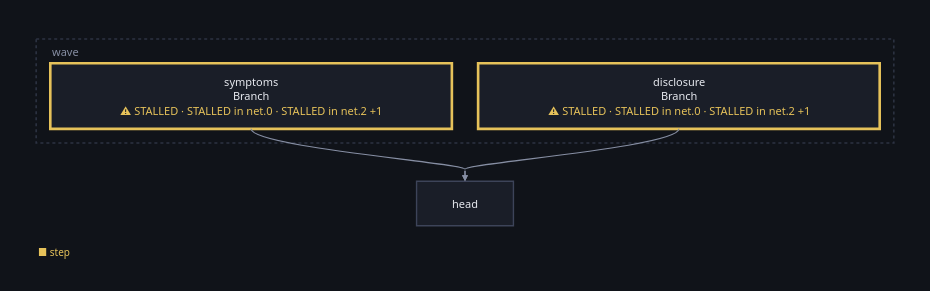

The cell this chart's notebook holds for it:
### Markdown cell above
## The loop

| | what said it | what fixed it |
|---|---|---|
| it does not learn | `STALLED` everywhere, and the depth profile | a non-saturating activation |
| it half works | `STALLED` on one branch, the profile still low | an optimizer that scales its steps |
| the step is too big | `SATURATED`, `DEAD`, `VANISHING` at once | the rate |
| the join is too narrow | the **shapes on the figure** | a wider squeeze |
| it learns the wrong thing | `IGNORED_INPUT` | nothing in the network |

Three of the five are read off a number measured while it ran. One is read off
the picture. And the last is not a bug at all — it is the study's actual
result, arrived at in an afternoon instead of a season.

The last one is also the only one where **every other check said the network
was fine**, which is exactly why it is a separate question and not a flag on
the same list.

### Code cell
overlaid(first, store, run="attempt-1")

### Figure 1 — Plotly figure (JSON) as saved in the notebook; plotly's stock layout.template omitted (floating-point values rounded to 4 significant figures)
{"data": [{"hoverinfo": "text", "hovertext": ["<b>symptoms</b><br>class: Branch<br>device: cpu<br><br><b>STALLED</b><br><b>STALLED in net.0</b><br><b>STALLED in net.2</b><br><b>STALLED in net.4</b>", "<b>disclosure</b><br>class: Branch<br>device: cpu<br><br><b>STALLED</b><br><b>STALLED in net.0</b><br><b>STALLED in net.2</b><br><b>STALLED in net.4</b>", "<b>head</b><br>class: Head<br>device: cpu"], "marker": {"opacity": 0, "size": 1}, "mode": "markers", "showlegend": false, "type": "scatter", "x": [213.0, 637.0, 425.0], "y": [56.5, 56.5, 163.0]}], "layout": {"annotations": [{"align": "left", "font": {"color": "#868ea3", "family": "system-ui, -apple-system, Segoe UI, Roboto, sans-serif", "size": 11}, "showarrow": false, "text": "wave", "x": 14.0, "xanchor": "left", "y": 12.0, "yanchor": "middle"}, {"align": "center", "font": {"color": "#e7e9ef", "family": "system-ui, -apple-system, Segoe UI, Roboto, sans-serif", "size": 11}, "showarrow": false, "text": "symptoms<br>Branch<br><span style='color:#e6c25a'>⚠ STALLED · STALLED in net.0 · STALLED in net.2 +1</span>", "x": 213.0, "xanchor": "center", "y": 56.5, "yanchor": "middle"}, {"align": "center", "font": {"color": "#e7e9ef", "family": "system-ui, -apple-system, Segoe UI, Roboto, sans-serif", "size": 11}, "showarrow": false, "text": "disclosure<br>Branch<br><span style='color:#e6c25a'>⚠ STALLED · STALLED in net.0 · STALLED in net.2 +1</span>", "x": 637.0, "xanchor": "center", "y": 56.5, "yanchor": "middle"}, {"align": "center", "font": {"color": "#e7e9ef", "family": "system-ui, -apple-system, Segoe UI, Roboto, sans-serif", "size": 11}, "showarrow": false, "text": "head", "x": 425.0, "xanchor": "center", "y": 163.0, "yanchor": "middle"}, {"arrowcolor": "#868ea3", "arrowhead": 2, "arrowsize": 1, "arrowwidth": 1.2, "ax": 425.0, "axref": "x", "ay": 129.0, "ayref": "y", "showarrow": true, "text": "", "x": 425.0, "xref": "x", "y": 141.0, "yref": "y"}, {"arrowcolor": "#868ea3", "arrowhead": 2, "arrowsize": 1, "arrowwidth": 1.2, "ax": 425.0, "axref": "x", "ay": 129.0, "ayref": "y", "showarrow": true, "text": "", "x": 425.0, "xref": "x", "y": 141.0, "yref": "y"}, {"align": "left", "font": {"color": "#e6c25a", "family": "system-ui, -apple-system, Segoe UI, Roboto, sans-serif", "size": 10}, "showarrow": false, "text": "■ step", "x": 0.0, "xanchor": "left", "y": 211.0, "yanchor": "middle"}], "font": {"color": "#e7e9ef", "family": "system-ui, -apple-system, Segoe UI, Roboto, sans-serif", "size": 12}, "height": 291.0, "hoverlabel": {"align": "left", "bgcolor": "#1a1e28", "bordercolor": "#2c3242", "font": {"color": "#e7e9ef", "family": "system-ui, -apple-system, Segoe UI, Roboto, sans-serif"}}, "legend": {"bgcolor": "rgba(0,0,0,0)", "font": {"color": "#868ea3"}, "orientation": "h", "x": 1, "xanchor": "right", "y": 1.02, "yanchor": "bottom"}, "margin": {"b": 16, "l": 16, "r": 16, "t": 16}, "paper_bgcolor": "#101319", "plot_bgcolor": "#101319", "shapes": [{"fillcolor": "rgba(0,0,0,0)", "layer": "below", "line": {"color": "#2c3242", "dash": "dot", "width": 1.6}, "type": "rect", "x0": 0.0, "x1": 850.0, "y0": 0.0, "y1": 103.0}, {"fillcolor": "#1a1e28", "layer": "below", "line": {"color": "#e6c25a", "width": 2.6}, "type": "rect", "x0": 14.0, "x1": 412.0, "y0": 24.0, "y1": 89.0}, {"fillcolor": "#1a1e28", "layer": "below", "line": {"color": "#e6c25a", "width": 2.6}, "type": "rect", "x0": 438.0, "x1": 836.0, "y0": 24.0, "y1": 89.0}, {"fillcolor": "#1a1e28", "layer": "below", "line": {"color": "#3d4459", "width": 1.4}, "type": "rect", "x0": 377.0, "x1": 473.0, "y0": 141.0, "y1": 185.0}, {"layer": "below", "line": {"color": "#868ea3", "width": 1.2}, "path": "M 213.0,89.0 C 213.0,107.2 425.0,122.8 425.0,129.0", "type": "path", "xref": "x", "yref": "y"}, {"layer": "below", "line": {"color": "#868ea3", "width": 1.2}, "path": "M 637.0,89.0 C 637.0,107.2 425.0,122.8 425.0,129.0", "type": "path", "xref": "x", "yref": "y"}], "width": 930.0, "xaxis": {"range": [-20.0, 870.0], "visible": false}, "yaxis": {"range": [231.0, -20], "scaleanchor": "x", "visible": false}}}
